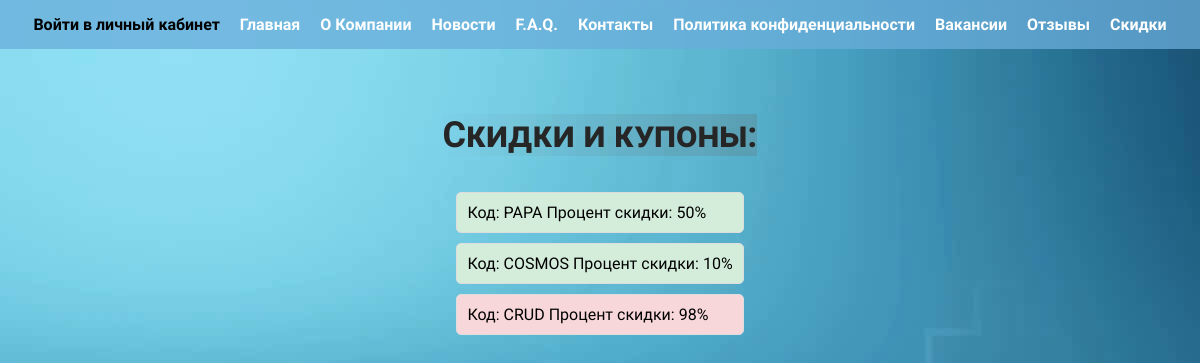
The app's page /myapp/discounts/, older data.
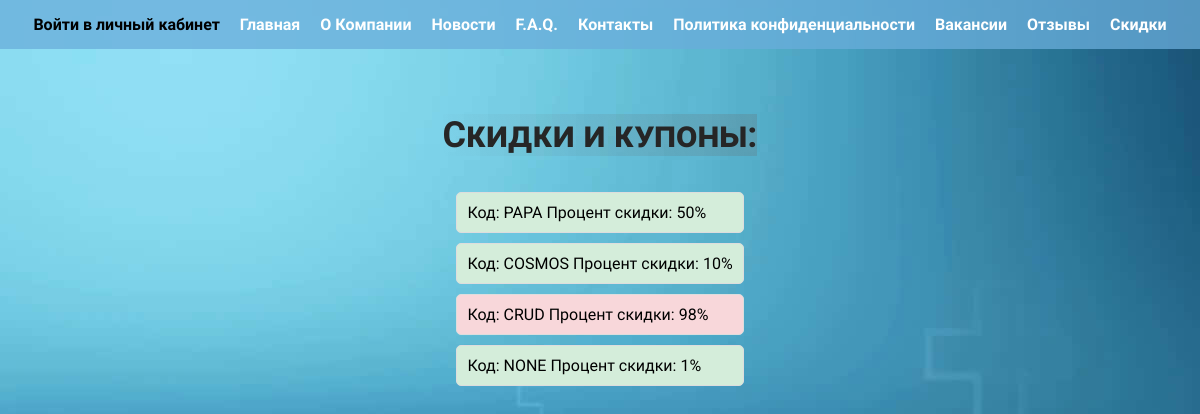
The same page, newer data.
### myapp/models.py (models this page shows)
class Discount(models.Model):
    code = models.CharField(max_length=10)
    value = models.IntegerField(
        validators=[
            MinValueValidator(1),
            MaxValueValidator(100)
        ])
    is_active = models.BooleanField()

### myapp/views.py (the view)
# urls.py: path('discounts/', views.discountpage),
def discountpage(request):
    discounts = Discount.objects.all()
    data = {'discounts': discounts}
    return render(request, 'discounts.html', data)

### myapp/templates/discounts.html
{% extends 'base.html' %}
{% block content %}
<div class="coupons">
    <h1>Скидки и купоны:</h1>
    <ul>
        {% for discount in discounts %}
            {% if discount.is_active %}
        <li class="coupon-item active">
            {% else %}
        <li class="coupon-item archived">
            {% endif %}
            Код: {{discount.code}}
            Процент скидки: {{discount.value}}%
        </li>
        {% endfor %}
    </ul>
</div>
{% endblock %}

Row changes from the older to the newer data that the page shows:
added Discount: code "NONE", value "1"
